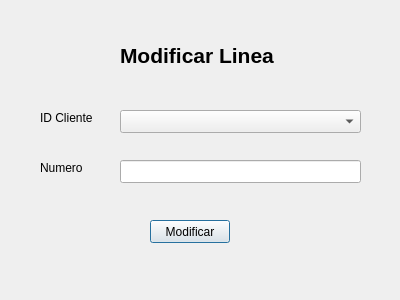
<?xml version="1.0" encoding="UTF-8"?>
<ui version="4.0">
 <class>ModificarLinea_de_Cliente</class>
 <widget class="QDialog" name="ModificarLinea_de_Cliente">
  <property name="geometry">
   <rect>
    <x>0</x>
    <y>0</y>
    <width>400</width>
    <height>300</height>
   </rect>
  </property>
  <property name="windowTitle">
   <string>Dialog</string>
  </property>
  <widget class="QLabel" name="label">
   <property name="geometry">
    <rect>
     <x>120</x>
     <y>40</y>
     <width>181</width>
     <height>31</height>
    </rect>
   </property>
   <property name="text">
    <string>&lt;html&gt;&lt;head/&gt;&lt;body&gt;&lt;p&gt;&lt;span style=&quot; font-size:16pt; font-weight:600;&quot;&gt;Modificar Linea&lt;/span&gt;&lt;/p&gt;&lt;/body&gt;&lt;/html&gt;</string>
   </property>
  </widget>
  <widget class="QPushButton" name="MLineaBotonModificar">
   <property name="geometry">
    <rect>
     <x>150</x>
     <y>220</y>
     <width>80</width>
     <height>23</height>
    </rect>
   </property>
   <property name="text">
    <string>Modificar</string>
   </property>
  </widget>
  <widget class="QLabel" name="label_3">
   <property name="geometry">
    <rect>
     <x>40</x>
     <y>160</y>
     <width>57</width>
     <height>15</height>
    </rect>
   </property>
   <property name="text">
    <string>Numero</string>
   </property>
  </widget>
  <widget class="QComboBox" name="MLineaIdCliente">
   <property name="geometry">
    <rect>
     <x>120</x>
     <y>110</y>
     <width>241</width>
     <height>23</height>
    </rect>
   </property>
  </widget>
  <widget class="QLabel" name="label_2">
   <property name="geometry">
    <rect>
     <x>40</x>
     <y>110</y>
     <width>61</width>
     <height>16</height>
    </rect>
   </property>
   <property name="text">
    <string>ID Cliente</string>
   </property>
  </widget>
  <widget class="QLineEdit" name="MLineaNumero">
   <property name="geometry">
    <rect>
     <x>120</x>
     <y>160</y>
     <width>241</width>
     <height>23</height>
    </rect>
   </property>
  </widget>
 </widget>
 <resources/>
 <connections/>
</ui>
